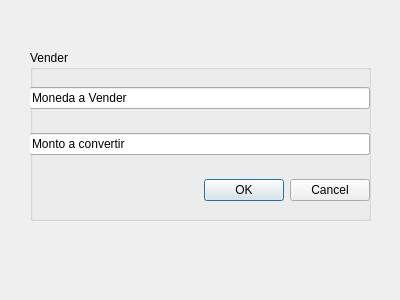
<?xml version="1.0" encoding="UTF-8"?>
<ui version="4.0">
 <class>Dialog</class>
 <widget class="QDialog" name="Dialog">
  <property name="geometry">
   <rect>
    <x>0</x>
    <y>0</y>
    <width>400</width>
    <height>300</height>
   </rect>
  </property>
  <property name="windowTitle">
   <string>Dialog</string>
  </property>
  <widget class="QGroupBox" name="groupBox">
   <property name="geometry">
    <rect>
     <x>30</x>
     <y>50</y>
     <width>341</width>
     <height>171</height>
    </rect>
   </property>
   <property name="title">
    <string>Vender</string>
   </property>
   <widget class="QWidget" name="verticalLayoutWidget">
    <property name="geometry">
     <rect>
      <x>-1</x>
      <y>19</y>
      <width>341</width>
      <height>151</height>
     </rect>
    </property>
    <layout class="QVBoxLayout" name="verticalLayout">
     <item>
      <widget class="QLineEdit" name="txtMonedaVender">
       <property name="text">
        <string>Moneda a Vender</string>
       </property>
      </widget>
     </item>
     <item>
      <widget class="QLineEdit" name="txtMontoVender">
       <property name="text">
        <string>Monto a convertir </string>
       </property>
      </widget>
     </item>
     <item>
      <widget class="QDialogButtonBox" name="btnOkCancelVender">
       <property name="orientation">
        <enum>Qt::Horizontal</enum>
       </property>
       <property name="standardButtons">
        <set>QDialogButtonBox::Cancel|QDialogButtonBox::Ok</set>
       </property>
      </widget>
     </item>
    </layout>
   </widget>
  </widget>
 </widget>
 <resources/>
 <connections/>
</ui>
